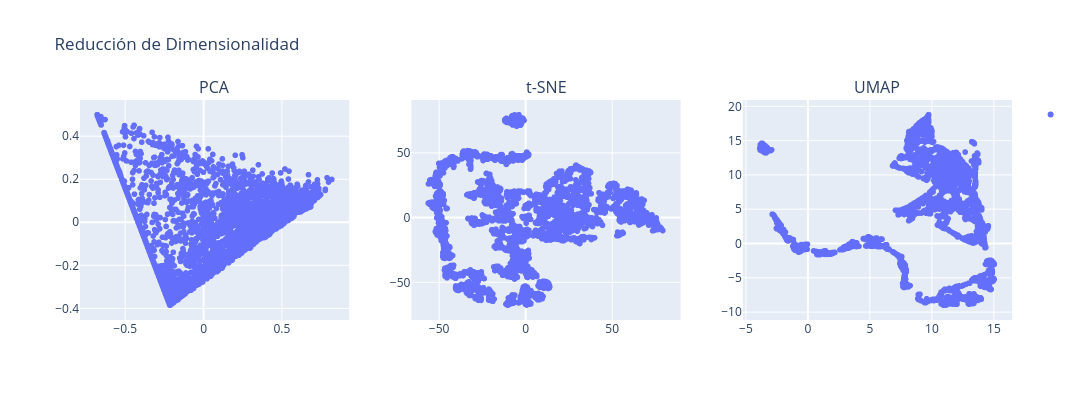

Write notebook code for a chart like this one.
### Code cell
# Utilice este código para ejecutar las pipelines y graficar.

pca_proj = pipeline_pca.fit_transform(df_retail)
tsne_proj = pipeline_tsne.fit_transform(df_retail)
umap_proj = pipeline_umap.fit_transform(df_retail)

fig = plot_dim_reductions(pca_proj, tsne_proj, umap_proj, name="Reducción de Dimensionalidad", colors=None)
fig.show()

### Figure 1 — Plotly figure (JSON) as saved in the notebook; plotly's stock layout.template omitted (floating-point values rounded to 4 significant figures; data arrays with more than 128 entries replaced by an {"elided": "..."} marker saying what was removed)
{"data": [{"hovertemplate": "x=%{x}<br>y=%{y}<extra></extra>", "legendgroup": "", "marker": {"color": "#636efa", "symbol": "circle"}, "mode": "markers", "name": "", "showlegend": true, "type": "scattergl", "x": {"elided": "4314 float values"}, "xaxis": "x", "y": {"elided": "4314 float values"}, "yaxis": "y"}, {"hovertemplate": "x=%{x}<br>y=%{y}<extra></extra>", "legendgroup": "", "marker": {"color": "#636efa", "symbol": "circle"}, "mode": "markers", "name": "", "showlegend": false, "type": "scattergl", "x": {"elided": "4314 float values"}, "xaxis": "x2", "y": {"elided": "4314 float values"}, "yaxis": "y2"}, {"hovertemplate": "x=%{x}<br>y=%{y}<extra></extra>", "legendgroup": "", "marker": {"color": "#636efa", "symbol": "circle"}, "mode": "markers", "name": "", "showlegend": false, "type": "scattergl", "x": {"elided": "4314 float values"}, "xaxis": "x3", "y": {"elided": "4314 float values"}, "yaxis": "y3"}], "layout": {"annotations": [{"font": {"size": 16}, "showarrow": false, "text": "PCA", "x": 0.1444, "xanchor": "center", "xref": "paper", "y": 1, "yanchor": "bottom", "yref": "paper"}, {"font": {"size": 16}, "showarrow": false, "text": "t-SNE", "x": 0.5, "xanchor": "center", "xref": "paper", "y": 1, "yanchor": "bottom", "yref": "paper"}, {"font": {"size": 16}, "showarrow": false, "text": "UMAP", "x": 0.8556, "xanchor": "center", "xref": "paper", "y": 1, "yanchor": "bottom", "yref": "paper"}], "height": 400, "title": {"text": "Reducción de Dimensionalidad"}, "width": 1200, "xaxis": {"anchor": "y", "domain": [0, 0.2889]}, "xaxis2": {"anchor": "y2", "domain": [0.3556, 0.6444]}, "xaxis3": {"anchor": "y3", "domain": [0.7111, 1]}, "yaxis": {"anchor": "x", "domain": [0, 1]}, "yaxis2": {"anchor": "x2", "domain": [0, 1]}, "yaxis3": {"anchor": "x3", "domain": [0, 1]}}}
